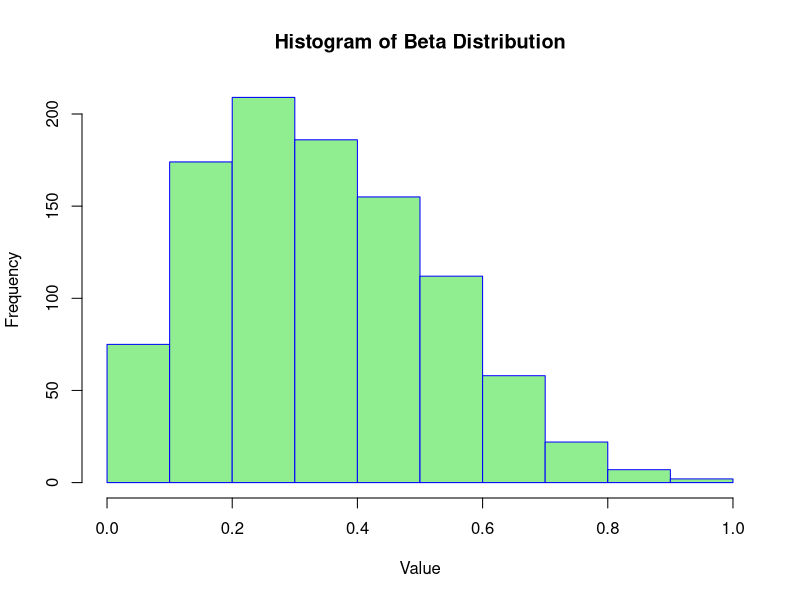
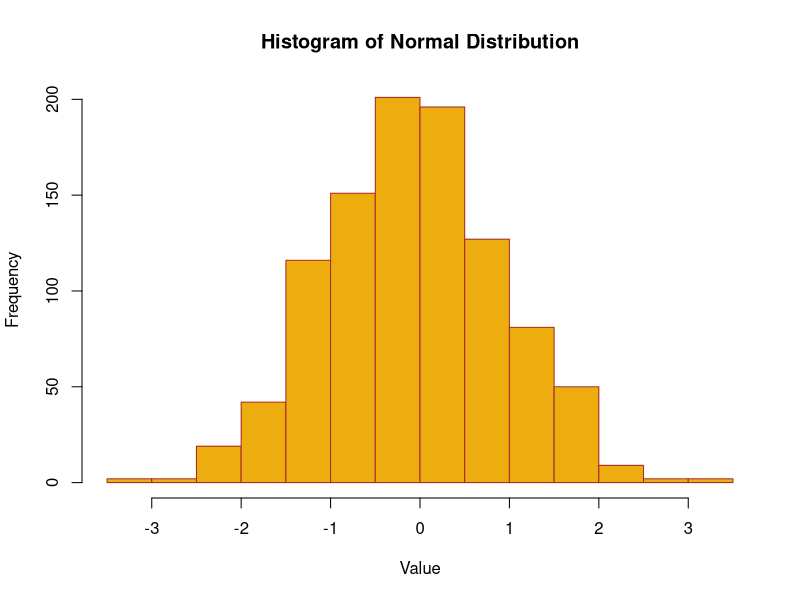
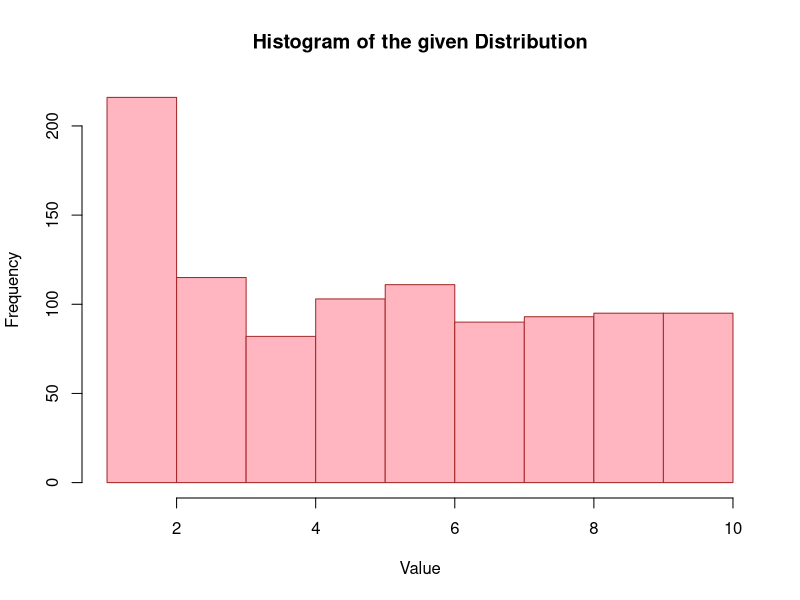

Write the R code that produced these figures, in order.
###########################################################################################################################################
# Exercise - 1: Generation of a random variable having beta density
set.seed(20067)

# Step-0: Simpson's Integration method
simpsons_rule_integral <- function(gimme_func, lo, hi, n){
  steps <- (hi - lo) / n
  res <- gimme_func(lo) + gimme_func(hi)
  
  for (i in 1:n-1) {
    a_i <- lo + i * steps
    res <- res + 2*gimme_func(a_i)*(1 + i %% 2)
  }
  
  res <- res*(steps/3)
  
  return(res)
}

# Step - 1: We generate the random variables via the specified algorithm:
generate_beta_random_variables <- function() {
  while(1){
    u1 <- runif(1,0,1)
    u2 <- runif(1,0,1)
    
    if(u2 <= (256/27)*u1*((1-u1)^3)){
      return(u1)
    }
  }
}

generate_b_rv <- function (n) {
  X <- numeric(0)
  for (i in 1:n){
    X <- append(X, generate_beta_random_variables())
  }
  return(X)
}

# Step-2: We write the cdf for the upcoming calculations
beta <- function(x) {
  return (20*x*((1-x)^3))
}

# Step-3: We perform the Chi Square Goodness of Fit Test 
do_chi_sq_test <- function(O, E, s){
  W <- sum(((O-E)^2)/E)
  critical_value <- qchisq(0.95, 9)
  
  sprintf("The following is the result for %s DIstribution", s)
  sprintf("W: %f", W)
  sprintf("Critical Value: %f", critical_value)
  
  if(W > critical_value){
    sprintf("The given distribution doesnt follow %s Distribution", s)
  } else {
    sprintf("The given distribution follows %s Distribution", s)
  }
}

do_the_tests <- function(X, O, breaks, s) {
  E <- numeric(0)
  for(i in 1:10){
    y <- simpsons_rule_integral(beta, breaks[i], breaks[i+1], 1000)
    E <- append(E, 1000*y)
  }
  do_chi_sq_test(O, E, s)
}

# We are assuming the number of buckets is 10
X <- generate_b_rv(1000)
breaks <- seq(0, 1, 0.1)
O <- hist(X, breaks=breaks, main = "Histogram of Beta Distribution", xlab = "Value", ylab = "Frequency", col = "lightgreen", border = "blue")$count
do_the_tests(X, O, breaks, "Beta")

###########################################################################################################################################
# Exercise - 2: Generation of random standard variables
generate_normal_rv <- function() {
  while(1){
    y1 <- rexp(1,1)
    y2 <- rexp(1,1)
    
    if(y2 > (0.5)*(y1-1)^2){
      y <- y2 - (0.5)*(y1-1)^2
      u <- runif(1,0,1)
      
      if(u<=0.5){
        return(y1)
      }else{
        return(-y1)
      }
    }
  }
}

generate_normal <- function(n) {
  X <- numeric(0)
  for(i in 1:n){
    X <- append(X, generate_normal_rv())
  }
  return (X)
}

normal_pdf <- function (x){
  return((1/sqrt(2*pi))*exp(-x^2/2))
}

# do_chi_sq_test_2 <- function (X, normal_pdf, n, s){

# }

t1 <- Sys.time()
X <- generate_normal(1000)
hist(X, main = "Histogram of Normal Distribution", xlab = "Value", ylab = "Frequency", col = "darkgoldenrod2", border = "brown")
maxine <- max(X)
minine <- min(X)

n <- 10
k <- (maxine-minine)/n
ints <- numeric(0)
E <- numeric(0)
O <- numeric(0)

for(i in 1:n){
  ints <- append(ints, minine +(i-1)*k)
}

ints[n+1] <- maxine

for(i in 1:n){
  cdfValue <- simpsons_rule_integral(normal_pdf,ints[i],ints[i+1],1000)
  E <- append(E, cdfValue*1000)
  O <- append(O, length(X[X<=ints[i+1]])-length(X[X<ints[i]]))
}


W <- sum((O-E)^2/E)
critical_value <- qchisq(0.95,n-1)
print(W)
print(critical_value)

if(W > critical_value){
  sprintf("The given distribution doesnt follow Standard Normal Distribution")
} else {
  sprintf("The given distribution follows Standard Normal Distribution")
}

t2 <- Sys.time()
print(t2-t1)

###########################################################################################################################################
# Question: 3 Generation of a random variable X that takes one of the values 1,2,...,10
p <- c(0.11, 0.12, 0.09, 0.08, 0.12, 0.10, 0.09, 0.09, 0.10, 0.10)

generate_random_element <- function(){
  while(TRUE){
    u1 <- runif(1,0,1)
    y <- floor(10*u1)+1
    u2 <- runif(1,0,1)
    if(u2<=(p[y]/(0.12))){
      return(y)
    }
  }
}

generate_sample <- function(n){
  X <- numeric(0)
  for(i in 1:n){
    X <- append(X, generate_random_element())
  }
  return(X)
}

X <- generate_sample(1000)
hist(X, main = "Histogram of the given Distribution", xlab = "Value", ylab = "Frequency", col = "lightpink", border = "brown")
# Now we shall calculate the frequency of each element in X
O <- numeric(0)
E <- numeric(0)

# O and E calculations:
for(y in unique(X)){
  O <- append(O, length(X[X == y]))
  E <- append(E, (1000 * p[y]))
}

# Calculations of values
W <- sum(((O-E)^2)/E)
criticial_value <- qchisq(0.95, length(E)-1)

if(W > criticial_value){
  print("The given distribution doesnt follow the given Distribution")
} else {
  print("The given distribution follows the given Distribution")
}